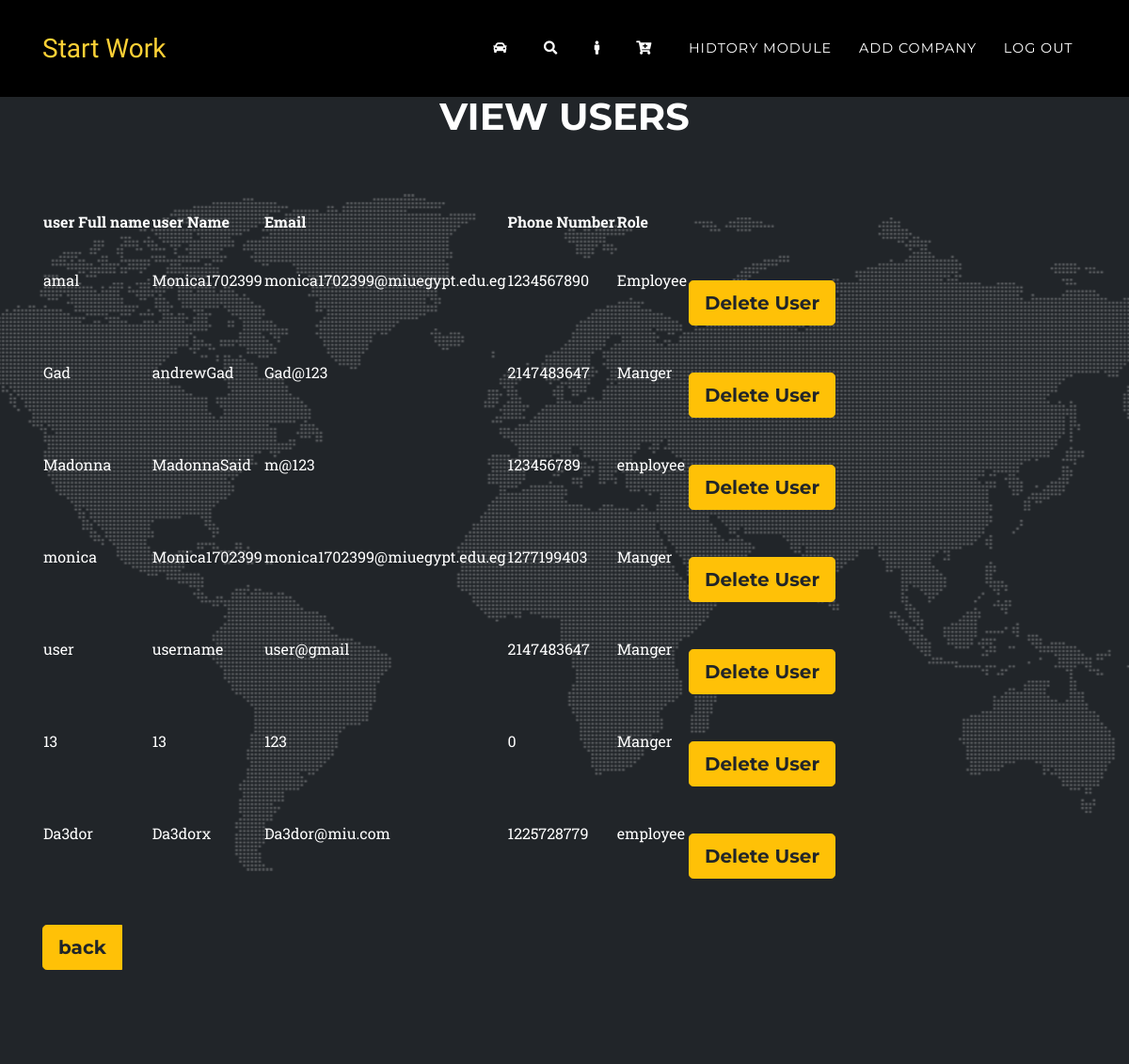
The page /registerForm.php?action=show (signed in) on the database its author committed.
### tables this page shows
CREATE TABLE `user` (
  `ID` int(255) NOT NULL,
  `FullName` varchar(255) NOT NULL,
  `username` varchar(255) NOT NULL,
  `email` varchar(255) NOT NULL,
  `password` varchar(255) NOT NULL,
  `Age` int(11) NOT NULL,
  `phoneNumber` int(255) NOT NULL,
  `Role` varchar(255) NOT NULL
);

### app/view/View.php (called while the page is built, shortened)
<?php
abstract class  View
{
    public function __construct($controller, $model) {
        $this->model = $model;
    }
}
?>

### app/db/database.php (called while the page is built, shortened)
<?php
class Database {
    private static $Instance;
    private $LocalHost = "localhost";
    private $Name = "root";
    private $Password = "";
    private $DBname = "autosparecar";
    public $Connection;
    public function __construct() {
        $this->Connection = new mysqli($this->LocalHost, $this->Name, $this->Password, $this->DBname);
    }
    public static function GetInstance() {
        if(!isset(self::$Instance)) {
            self::$Instance = new self();
        }
            return self::$Instance;
    }
    public function GetConnection() {
       return $this->Connection;
    }
}
?>

### app/model/Users.php (called while the page is built, shortened)
<?php
require_once(__ROOT__ . "model/User.php");
require_once(__ROOT__ ."db/database.php");
class Users extends Model
{
	private $Users;
	function fillArray()
	{
		$this->Users = array();
		$result = $this->readUsers();
		while ($row = $result->fetch_assoc())
		{
			array_push($this->Users, new User($row["ID"],$row["FullName"],$row["username"],$row["email"],$row["password"],$row["Age"],$row["phoneNumber"],$row["Role"]));
		}
	}
function getUsers() {
		$this->fillArray();
		return $this->Users;
	}
	function readUsers()
	{
		$sql = "SELECT * FROM user";
        $d1= Database::GetInstance();
        $result = mysqli_query($d1->GetConnection(), $sql);
		if ($result->num_rows >-1){
			return $result;
		}
		else {
			return false;
		}
	}
}
?>

### app/model/User.php (called while the page is built, shortened)
<?php
require_once(__ROOT__ ."db/database.php");
class User extends Model
{
    private $ID;
    private $FullName;
    private $username;
    private $email;
    private $phoneNumber;
    private $Role;
 function __construct($ID,$FullName="",$username="",$email="",$password="",$Age="",$phoneNumber="",$Role="")
  {
    $this->ID = $ID;
    $d1= Database::GetInstance();
    if(""===$FullName)
    {
      $this->readUser($ID);
    }
    else
    {
      $this->FullName = $FullName;
      $this->username=$username;
      $this->email=$email;
      $this->phoneNumber = $phoneNumber;
      $this->Role=$Role;
    }
  }
  function getFullName()
  {
  	return $this->FullName;
  }
  function getusername()
  {
  	return $this->username;
  }
  function getemail()
  {
  	return  $this->email;
  }
  function getPhoneNumber()
  {
    return $this->phoneNumber;
  }
  function getRole()
  {
    return $this->Role;
  }
  function getID()
  {
    return $this->ID;
  }
}
?>

### app/view/ViewUser.php (the view, shortened to what this page needs)
<?php
require_once(__ROOT__ . "view/View.php");
class ViewUser extends View
{
	function show()
	{
$str='<!DOCTYPE html>
<html lang="en">
<head>
  <meta charset="utf-8">
  <meta name="viewport" content="width=device-width, initial-scale=1, shrink-to-fit=no">
  <meta name="description" content="">
  <meta name="author" content="">
  <title>Auto spare parts</title>
  <link href="vendor/bootstrap/css/bootstrap.min.css" rel="stylesheet">
  <link href="vendor/fontawesome-free/css/all.min.css" rel="stylesheet" type="text/css">
  <link href="https://fonts.googleapis.com/css?family=Montserrat:400,700" rel="stylesheet" type="text/css">
  <link href="https://fonts.googleapis.com/css?family=Kaushan+Script" rel="stylesheet" type="text/css">
  <link href="https://fonts.googleapis.com/css?family=Droid+Serif:400,700,400italic,700italic" rel="stylesheet" type="text/css">
  <link href="https://fonts.googleapis.com/css?family=Roboto+Slab:400,100,300,700" rel="stylesheet" type="text/css">
  <link href="css/agency.min.css" rel="stylesheet">
</head>
<body id="page-top">
<section class="page-section" id="contact">
    <div class="container">
      <div class="row">
        <div class="col-lg-12 text-center">
          <h2 class="section-heading text-uppercase"> View Users</h2>
          <h3 class="section-subheading text-muted"> </h3>
        </div>
      </div>
      <div class="row">
        <div class="col-lg-12">';
    $str.="<table class='section-heading' id='items'>";
    $str.="<tr>
    	<th>user Full name</th>
    	<th>user Name</th>
          <th>Email</th>
          <th>Phone Number</th>
          <th>Role</th>
          </tr>";
      $str.="<tr>";
      foreach($this->model->getUsers() as $User){
        $str.="<td>".$User->getFullName()." </td> ";
        $str.="<td>".$User->getusername()."</td> ";
        $str.="<td>".$User->getEmail()."</td> ";
       	$str.="<td>".$User->getPhoneNumber()."</td> ";
        $str.="<td>".$User->getRole() ."</td> ";
        $str.="<td><br><br>
				<div class='portfolio-caption'>
           			<div class='btn-group btn-group-lg'>
           				<button type='submit' class='btn btn-warning' name='delete' id='delete' onclick=\"location.href='index.php?action=delete&id=".$User->getID()."\">Delete User</button>
           			</div>
           		</div></td>";
        $str.="</tr>";
    }
      $str.="</table>
      <br>
      <br>";
      $str.="<div class='portfolio-caption'>
           <div class='btn-group btn-group-lg'>
           <button type='submit' class='btn btn-warning' name='Show' id='Show' onclick=\"location.href='index.php'\">back</button>
           <br>
           </div>
           </div>";
      return $str;
	}
}
?>

### rows shown on the page
user: FullName "amal", username "Monica1702399", email "monica1702399@miuegypt.edu.eg", phoneNumber "1234567890", Role "Employee"
user: FullName "Gad", username "andrewGad", email "Gad@123", phoneNumber "2147483647", Role "Manger"
user: FullName "Madonna", username "MadonnaSaid", email "m@123", phoneNumber "123456789", Role "employee"
user: FullName "monica", username "Monica1702399", email "monica1702399@miuegypt.edu.eg", phoneNumber "1277199403", Role "Manger"
user: FullName "user", username "username", email "user@gmail", phoneNumber "2147483647", Role "Manger"
user: FullName "13", username "13", email "123", phoneNumber "0", Role "Manger"
user: FullName "Da3dor", username "Da3dorx", email "Da3dor@miu.com", phoneNumber "1225728779", Role "employee"
